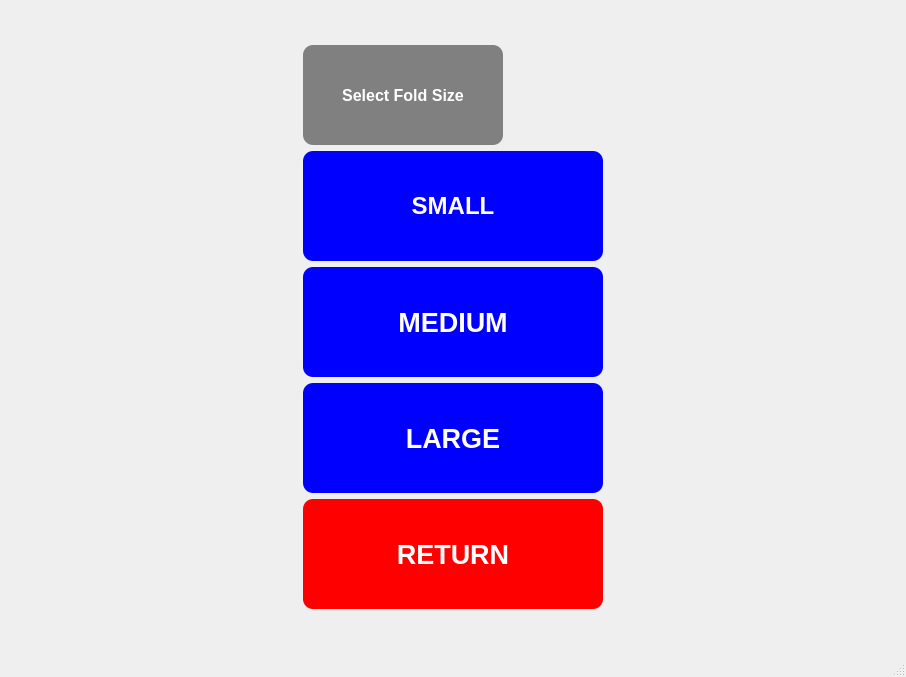
<?xml version="1.0" encoding="UTF-8"?>
<ui version="4.0">
 <class>MainWindow</class>
 <widget class="QMainWindow" name="MainWindow">
  <property name="geometry">
   <rect>
    <x>0</x>
    <y>0</y>
    <width>906</width>
    <height>677</height>
   </rect>
  </property>
  <property name="windowTitle">
   <string>MainWindow</string>
  </property>
  <widget class="QWidget" name="centralwidget">
   <layout class="QVBoxLayout" name="verticalLayout_6">
    <item>
     <widget class="QStackedWidget" name="stackedWidget">
      <property name="currentIndex">
       <number>2</number>
      </property>
      <widget class="QWidget" name="page_start">
       <property name="autoFillBackground">
        <bool>false</bool>
       </property>
       <property name="styleSheet">
        <string notr="true">#page_start {
    border-image: url(:/images/logo_image.png) 0 0 0 0 stretch stretch;
}</string>
       </property>
       <widget class="QPushButton" name="mainButton">
        <property name="geometry">
         <rect>
          <x>0</x>
          <y>0</y>
          <width>891</width>
          <height>621</height>
         </rect>
        </property>
        <property name="sizePolicy">
         <sizepolicy hsizetype="Expanding" vsizetype="Expanding">
          <horstretch>0</horstretch>
          <verstretch>0</verstretch>
         </sizepolicy>
        </property>
        <property name="styleSheet">
         <string notr="true">background-color: rgba(0, 0, 0, 0);
border: none;</string>
        </property>
        <property name="text">
         <string/>
        </property>
       </widget>
       <widget class="QWidget" name="layoutWidget">
        <property name="geometry">
         <rect>
          <x>0</x>
          <y>520</y>
          <width>891</width>
          <height>59</height>
         </rect>
        </property>
        <layout class="QHBoxLayout" name="horizontalLayout_7">
         <item>
          <spacer name="horizontalSpacer_5">
           <property name="orientation">
            <enum>Qt::Horizontal</enum>
           </property>
           <property name="sizeHint" stdset="0">
            <size>
             <width>40</width>
             <height>20</height>
            </size>
           </property>
          </spacer>
         </item>
         <item>
          <widget class="QLabel" name="label">
           <property name="font">
            <font>
             <pointsize>26</pointsize>
            </font>
           </property>
           <property name="autoFillBackground">
            <bool>false</bool>
           </property>
           <property name="styleSheet">
            <string notr="true">QLabel {
    font-size: 26pt;
    background-color:transparent;
    color: black; /* Text color */
    border: none; /* Optional: adds a border */
    padding: 5px; /* Optional: adds space between text and border */
	
}</string>
           </property>
           <property name="text">
            <string>Touch To Start</string>
           </property>
           <property name="alignment">
            <set>AlignCenter</set>
           </property>
          </widget>
         </item>
         <item>
          <spacer name="horizontalSpacer_6">
           <property name="orientation">
            <enum>Qt::Horizontal</enum>
           </property>
           <property name="sizeHint" stdset="0">
            <size>
             <width>40</width>
             <height>20</height>
            </size>
           </property>
          </spacer>
         </item>
        </layout>
       </widget>
      </widget>
      <widget class="QWidget" name="page_main">
       <property name="styleSheet">
        <string notr="true">#page_main {
    border-image: url(:/images/logo_image_2.png) 0 0 0 0 stretch stretch;
}

QPushButton {
    color: white;
    font-weight: bold;
    font-family: &quot;Segoe UI&quot;, &quot;Arial&quot;, sans-serif;
    font-size: 20px;
    border: 2px solid rgba(255, 255, 255, 0.3); /* Subtle metallic edge */
    border-radius: 4px; /* Sharper corners for a robotic look */
    padding: 10px;
}

QPushButton:hover {
    border: 2px solid white;
    background-color: rgba(255, 255, 255, 0.1); /* Subtle highlight */
}

QPushButton:pressed {
    background-color: rgba(0, 0, 0, 0.5); /* Darkens when clicked */
}</string>
       </property>
       <layout class="QVBoxLayout" name="verticalLayout">
        <property name="spacing">
         <number>100</number>
        </property>
        <item>
         <layout class="QHBoxLayout" name="horizontalLayout">
          <property name="spacing">
           <number>90</number>
          </property>
          <item>
           <widget class="QPushButton" name="startScreen">
            <property name="minimumSize">
             <size>
              <width>0</width>
              <height>90</height>
             </size>
            </property>
            <property name="font">
             <font>
              <family>Segoe UI</family>
              <pointsize>-1</pointsize>
              <bold>true</bold>
             </font>
            </property>
            <property name="styleSheet">
             <string notr="true">background-color: gray;
color: white;
font-weight: bold;
border-radius: 10px;</string>
            </property>
            <property name="text">
             <string>Start Screen</string>
            </property>
           </widget>
          </item>
          <item>
           <widget class="QPushButton" name="emergencyStop">
            <property name="minimumSize">
             <size>
              <width>0</width>
              <height>90</height>
             </size>
            </property>
            <property name="font">
             <font>
              <family>Segoe UI</family>
              <pointsize>-1</pointsize>
              <bold>true</bold>
             </font>
            </property>
            <property name="styleSheet">
             <string notr="true">background-color: red;
color: white;
font-weight: bold;
border-radius: 10px;</string>
            </property>
            <property name="text">
             <string>EMERGENCY STOP</string>
            </property>
           </widget>
          </item>
          <item>
           <widget class="QPushButton" name="resetFold">
            <property name="minimumSize">
             <size>
              <width>0</width>
              <height>90</height>
             </size>
            </property>
            <property name="font">
             <font>
              <family>Segoe UI</family>
              <pointsize>-1</pointsize>
              <bold>true</bold>
             </font>
            </property>
            <property name="styleSheet">
             <string notr="true">background-color: gray;
color: white;
font-weight: bold;
border-radius: 5px;</string>
            </property>
            <property name="text">
             <string>Reset Folders</string>
            </property>
           </widget>
          </item>
         </layout>
        </item>
        <item>
         <layout class="QHBoxLayout" name="horizontalLayout_4">
          <item>
           <spacer name="horizontalSpacer">
            <property name="orientation">
             <enum>Qt::Horizontal</enum>
            </property>
            <property name="sizeHint" stdset="0">
             <size>
              <width>40</width>
              <height>20</height>
             </size>
            </property>
           </spacer>
          </item>
          <item>
           <widget class="QPushButton" name="foldSize">
            <property name="sizePolicy">
             <sizepolicy hsizetype="Fixed" vsizetype="Fixed">
              <horstretch>0</horstretch>
              <verstretch>0</verstretch>
             </sizepolicy>
            </property>
            <property name="minimumSize">
             <size>
              <width>0</width>
              <height>150</height>
             </size>
            </property>
            <property name="maximumSize">
             <size>
              <width>250</width>
              <height>16777215</height>
             </size>
            </property>
            <property name="font">
             <font>
              <family>Segoe UI</family>
              <pointsize>-1</pointsize>
              <bold>true</bold>
             </font>
            </property>
            <property name="styleSheet">
             <string notr="true">background-color: blue;
color: white;
font-weight: bold;
border-radius: 6px;</string>
            </property>
            <property name="text">
             <string>Select Fold Size</string>
            </property>
           </widget>
          </item>
          <item>
           <spacer name="horizontalSpacer_2">
            <property name="orientation">
             <enum>Qt::Horizontal</enum>
            </property>
            <property name="sizeHint" stdset="0">
             <size>
              <width>40</width>
              <height>30</height>
             </size>
            </property>
           </spacer>
          </item>
         </layout>
        </item>
       </layout>
      </widget>
      <widget class="QWidget" name="page_shirt">
       <property name="enabled">
        <bool>true</bool>
       </property>
       <property name="styleSheet">
        <string notr="true">#page_shirt {
    border-image: url(:/images/logo_image_2.png) 0 0 0 0 stretch stretch;
}
</string>
       </property>
       <layout class="QVBoxLayout" name="verticalLayout_4">
        <item>
         <layout class="QHBoxLayout" name="horizontalLayout_5">
          <item>
           <spacer name="horizontalSpacer_3">
            <property name="orientation">
             <enum>Qt::Horizontal</enum>
            </property>
            <property name="sizeHint" stdset="0">
             <size>
              <width>40</width>
              <height>20</height>
             </size>
            </property>
           </spacer>
          </item>
          <item>
           <layout class="QVBoxLayout" name="verticalLayout_3">
            <item>
             <widget class="QLabel" name="label_2">
              <property name="minimumSize">
               <size>
                <width>100</width>
                <height>100</height>
               </size>
              </property>
              <property name="maximumSize">
               <size>
                <width>200</width>
                <height>100</height>
               </size>
              </property>
              <property name="font">
               <font>
                <pointsize>12</pointsize>
                <bold>true</bold>
               </font>
              </property>
              <property name="styleSheet">
               <string notr="true">background-color: gray;
color: white;
font-weight: bold;
border-radius: 10px;</string>
              </property>
              <property name="text">
               <string>Select Fold Size</string>
              </property>
              <property name="alignment">
               <set>AlignCenter</set>
              </property>
             </widget>
            </item>
            <item>
             <widget class="QPushButton" name="smallButton">
              <property name="minimumSize">
               <size>
                <width>300</width>
                <height>110</height>
               </size>
              </property>
              <property name="maximumSize">
               <size>
                <width>500</width>
                <height>16777215</height>
               </size>
              </property>
              <property name="font">
               <font>
                <pointsize>18</pointsize>
                <bold>true</bold>
               </font>
              </property>
              <property name="styleSheet">
               <string notr="true">background-color: blue;
color: white;
font-weight: bold;
border-radius: 10px;</string>
              </property>
              <property name="text">
               <string>SMALL</string>
              </property>
             </widget>
            </item>
            <item>
             <widget class="QPushButton" name="mediumButton">
              <property name="minimumSize">
               <size>
                <width>300</width>
                <height>110</height>
               </size>
              </property>
              <property name="maximumSize">
               <size>
                <width>500</width>
                <height>16777215</height>
               </size>
              </property>
              <property name="font">
               <font>
                <pointsize>20</pointsize>
                <bold>true</bold>
               </font>
              </property>
              <property name="styleSheet">
               <string notr="true">background-color: blue;
color: white;
font-weight: bold;
border-radius: 10px;</string>
              </property>
              <property name="text">
               <string>MEDIUM</string>
              </property>
             </widget>
            </item>
            <item>
             <widget class="QPushButton" name="largeButton">
              <property name="minimumSize">
               <size>
                <width>300</width>
                <height>110</height>
               </size>
              </property>
              <property name="maximumSize">
               <size>
                <width>500</width>
                <height>16777215</height>
               </size>
              </property>
              <property name="font">
               <font>
                <pointsize>20</pointsize>
                <bold>true</bold>
               </font>
              </property>
              <property name="styleSheet">
               <string notr="true">background-color: blue;
color: white;
font-weight: bold;
border-radius: 10px;</string>
              </property>
              <property name="text">
               <string>LARGE</string>
              </property>
             </widget>
            </item>
            <item>
             <widget class="QPushButton" name="returnButton">
              <property name="minimumSize">
               <size>
                <width>300</width>
                <height>110</height>
               </size>
              </property>
              <property name="font">
               <font>
                <pointsize>20</pointsize>
                <bold>true</bold>
               </font>
              </property>
              <property name="styleSheet">
               <string notr="true">background-color: red;
color: white;
font-weight: bold;
border-radius: 10px;</string>
              </property>
              <property name="text">
               <string>RETURN</string>
              </property>
             </widget>
            </item>
           </layout>
          </item>
          <item>
           <spacer name="horizontalSpacer_4">
            <property name="orientation">
             <enum>Qt::Horizontal</enum>
            </property>
            <property name="sizeHint" stdset="0">
             <size>
              <width>40</width>
              <height>20</height>
             </size>
            </property>
           </spacer>
          </item>
         </layout>
        </item>
       </layout>
      </widget>
     </widget>
    </item>
   </layout>
  </widget>
  <widget class="QMenuBar" name="menubar">
   <property name="geometry">
    <rect>
     <x>0</x>
     <y>0</y>
     <width>906</width>
     <height>22</height>
    </rect>
   </property>
  </widget>
  <widget class="QStatusBar" name="statusbar"/>
 </widget>
 <resources>
  <include location="resources.qrc"/>
 </resources>
 <connections/>
</ui>
